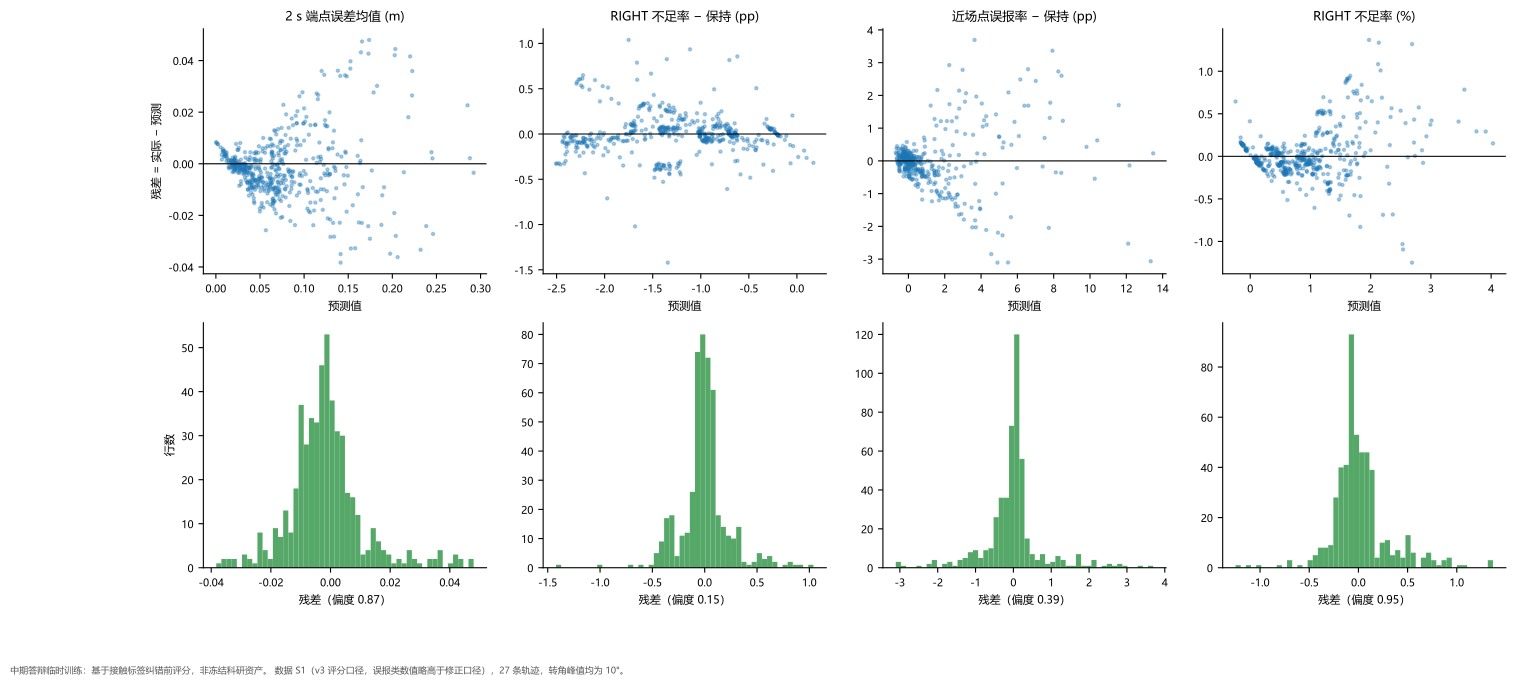

The script that saved this image:
"""Tavotto entry: existing results only; no training, no simulation.
original_plot_code
"""
import sys
from pathlib import Path
LIBRARY=Path(__file__).resolve().parents[1]
SUPPORT=LIBRARY / "site-packages"
if str(SUPPORT) not in sys.path: sys.path.insert(0,str(SUPPORT))
from _support import draw

fig=draw('M1_核心预测方法', 'fig03_残差诊断')
fig.savefig(Path(__file__).parent / 'M1__fig03_残差诊断.pdf')
